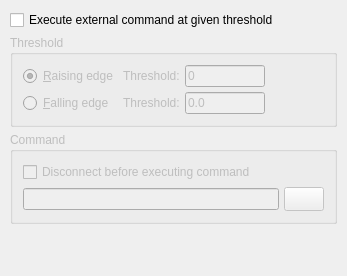
<?xml version="1.0" encoding="UTF-8"?>
<ui version="4.0">
 <class>UIExecutePrefs</class>
 <widget class="PrefWidget" name="UIExecutePrefs">
  <property name="geometry">
   <rect>
    <x>0</x>
    <y>0</y>
    <width>347</width>
    <height>276</height>
   </rect>
  </property>
  <layout class="QVBoxLayout">
   <property name="spacing">
    <number>5</number>
   </property>
   <property name="margin">
    <number>10</number>
   </property>
   <item>
    <widget class="QCheckBox" name="ui_executeCommand">
     <property name="whatsThis">
      <string>Check this if you want QtDMM to execute an external command when given thresholds are reached (Falling or raising edge).</string>
     </property>
     <property name="text">
      <string>Execute external command at given threshold</string>
     </property>
    </widget>
   </item>
   <item>
    <widget class="QGroupBox" name="ButtonGroup9">
     <property name="enabled">
      <bool>false</bool>
     </property>
     <property name="title">
      <string>Threshold</string>
     </property>
     <layout class="QGridLayout">
      <property name="margin">
       <number>10</number>
      </property>
      <property name="spacing">
       <number>5</number>
      </property>
      <item row="1" column="1">
       <widget class="QLabel" name="TextLabel8_2_2_2">
        <property name="text">
         <string>Threshold:</string>
        </property>
        <property name="wordWrap">
         <bool>false</bool>
        </property>
       </widget>
      </item>
      <item row="0" column="2">
       <widget class="QLineEdit" name="ui_execRaisingThreshold">
        <property name="maximumSize">
         <size>
          <width>80</width>
          <height>32767</height>
         </size>
        </property>
        <property name="whatsThis">
         <string>Threshold for raising edge.&lt;p&gt;
You can enter your values with a suffix like m, u, n, p, k, M, G, T&lt;br&gt;Example:&lt;br&gt;
10k - 10000&lt;br&gt;100m - 0.1</string>
        </property>
        <property name="text">
         <string>0</string>
        </property>
        <property name="maxLength">
         <number>12</number>
        </property>
       </widget>
      </item>
      <item row="0" column="1">
       <widget class="QLabel" name="TextLabel7_2_2_2">
        <property name="text">
         <string>Threshold:</string>
        </property>
        <property name="wordWrap">
         <bool>false</bool>
        </property>
       </widget>
      </item>
      <item row="1" column="2">
       <widget class="QLineEdit" name="ui_execFallingThreshold">
        <property name="maximumSize">
         <size>
          <width>80</width>
          <height>32767</height>
         </size>
        </property>
        <property name="whatsThis">
         <string>Threshold for falling edge.&lt;p&gt;
You can enter your values with a suffix like m, u, n, p, k, M, G, T&lt;br&gt;Example:&lt;br&gt;
10k - 10000&lt;br&gt;100m - 0.1</string>
        </property>
        <property name="text">
         <string>0.0</string>
        </property>
        <property name="maxLength">
         <number>12</number>
        </property>
       </widget>
      </item>
      <item row="0" column="0">
       <widget class="QRadioButton" name="ui_execRaising">
        <property name="whatsThis">
         <string>Call command on raising edge.</string>
        </property>
        <property name="text">
         <string>&amp;Raising edge</string>
        </property>
        <property name="checked">
         <bool>true</bool>
        </property>
       </widget>
      </item>
      <item row="1" column="0">
       <widget class="QRadioButton" name="ui_execFalling">
        <property name="whatsThis">
         <string>Call command on falling edge.</string>
        </property>
        <property name="text">
         <string>&amp;Falling edge</string>
        </property>
       </widget>
      </item>
      <item row="1" column="3">
       <spacer name="Spacer4_2_2_2_2">
        <property name="orientation">
         <enum>Qt::Horizontal</enum>
        </property>
        <property name="sizeType">
         <enum>QSizePolicy::MinimumExpanding</enum>
        </property>
        <property name="sizeHint" stdset="0">
         <size>
          <width>20</width>
          <height>20</height>
         </size>
        </property>
       </spacer>
      </item>
      <item row="0" column="3">
       <spacer name="Spacer3_3_2_2">
        <property name="orientation">
         <enum>Qt::Horizontal</enum>
        </property>
        <property name="sizeType">
         <enum>QSizePolicy::MinimumExpanding</enum>
        </property>
        <property name="sizeHint" stdset="0">
         <size>
          <width>20</width>
          <height>20</height>
         </size>
        </property>
       </spacer>
      </item>
     </layout>
    </widget>
   </item>
   <item>
    <widget class="QGroupBox" name="ButtonGroup10">
     <property name="enabled">
      <bool>false</bool>
     </property>
     <property name="title">
      <string>Command</string>
     </property>
     <layout class="QVBoxLayout">
      <property name="spacing">
       <number>5</number>
      </property>
      <property name="margin">
       <number>10</number>
      </property>
      <item>
       <layout class="QHBoxLayout">
        <property name="spacing">
         <number>5</number>
        </property>
        <property name="margin">
         <number>0</number>
        </property>
        <item>
         <widget class="QCheckBox" name="ui_disconnectExec">
          <property name="sizePolicy">
           <sizepolicy hsizetype="MinimumExpanding" vsizetype="Fixed">
            <horstretch>0</horstretch>
            <verstretch>0</verstretch>
           </sizepolicy>
          </property>
          <property name="whatsThis">
           <string>Check this if you want QtDMM to disconnect (close the serial port) before executing the external command.</string>
          </property>
          <property name="text">
           <string>Disconnect before executing command</string>
          </property>
         </widget>
        </item>
        <item>
         <spacer name="Spacer1_9_2_2">
          <property name="orientation">
           <enum>Qt::Horizontal</enum>
          </property>
          <property name="sizeType">
           <enum>QSizePolicy::Expanding</enum>
          </property>
          <property name="sizeHint" stdset="0">
           <size>
            <width>20</width>
            <height>20</height>
           </size>
          </property>
         </spacer>
        </item>
       </layout>
      </item>
      <item>
       <layout class="QHBoxLayout">
        <property name="spacing">
         <number>5</number>
        </property>
        <property name="margin">
         <number>0</number>
        </property>
        <item>
         <widget class="QLineEdit" name="ui_commandExec">
          <property name="whatsThis">
           <string>Enter here the external command to be executed.</string>
          </property>
         </widget>
        </item>
        <item>
         <widget class="QPushButton" name="ui_browseExec">
          <property name="minimumSize">
           <size>
            <width>24</width>
            <height>24</height>
           </size>
          </property>
          <property name="toolTip">
           <string>Browse</string>
          </property>
          <property name="whatsThis">
           <string>Here you can browse your harddisk for the external command (Altenative to directly typing it into the field to the left).</string>
          </property>
          <property name="text">
           <string/>
          </property>
          <property name="icon">
           <iconset theme="document-open"/>
          </property>
          <property name="autoDefault">
           <bool>false</bool>
          </property>
         </widget>
        </item>
       </layout>
      </item>
     </layout>
    </widget>
   </item>
   <item>
    <spacer name="Spacer1_8">
     <property name="orientation">
      <enum>Qt::Vertical</enum>
     </property>
     <property name="sizeType">
      <enum>QSizePolicy::Expanding</enum>
     </property>
     <property name="sizeHint" stdset="0">
      <size>
       <width>20</width>
       <height>20</height>
      </size>
     </property>
    </spacer>
   </item>
  </layout>
 </widget>
 <customwidgets>
  <customwidget>
   <class>PrefWidget</class>
   <extends>QWidget</extends>
   <header>prefwidget.h</header>
   <container>1</container>
  </customwidget>
 </customwidgets>
 <tabstops>
  <tabstop>ui_executeCommand</tabstop>
  <tabstop>ui_execRaising</tabstop>
  <tabstop>ui_execRaisingThreshold</tabstop>
  <tabstop>ui_execFalling</tabstop>
  <tabstop>ui_execFallingThreshold</tabstop>
  <tabstop>ui_disconnectExec</tabstop>
  <tabstop>ui_commandExec</tabstop>
  <tabstop>ui_browseExec</tabstop>
 </tabstops>
 <includes>
  <include location="global">prefwidget.h</include>
 </includes>
 <resources>
  <include location="../resources.qrc"/>
 </resources>
 <connections>
  <connection>
   <sender>ui_executeCommand</sender>
   <signal>toggled(bool)</signal>
   <receiver>ButtonGroup9</receiver>
   <slot>setEnabled(bool)</slot>
   <hints>
    <hint type="sourcelabel">
     <x>20</x>
     <y>20</y>
    </hint>
    <hint type="destinationlabel">
     <x>20</x>
     <y>20</y>
    </hint>
   </hints>
  </connection>
  <connection>
   <sender>ui_executeCommand</sender>
   <signal>toggled(bool)</signal>
   <receiver>ButtonGroup10</receiver>
   <slot>setEnabled(bool)</slot>
   <hints>
    <hint type="sourcelabel">
     <x>20</x>
     <y>20</y>
    </hint>
    <hint type="destinationlabel">
     <x>20</x>
     <y>20</y>
    </hint>
   </hints>
  </connection>
 </connections>
</ui>
